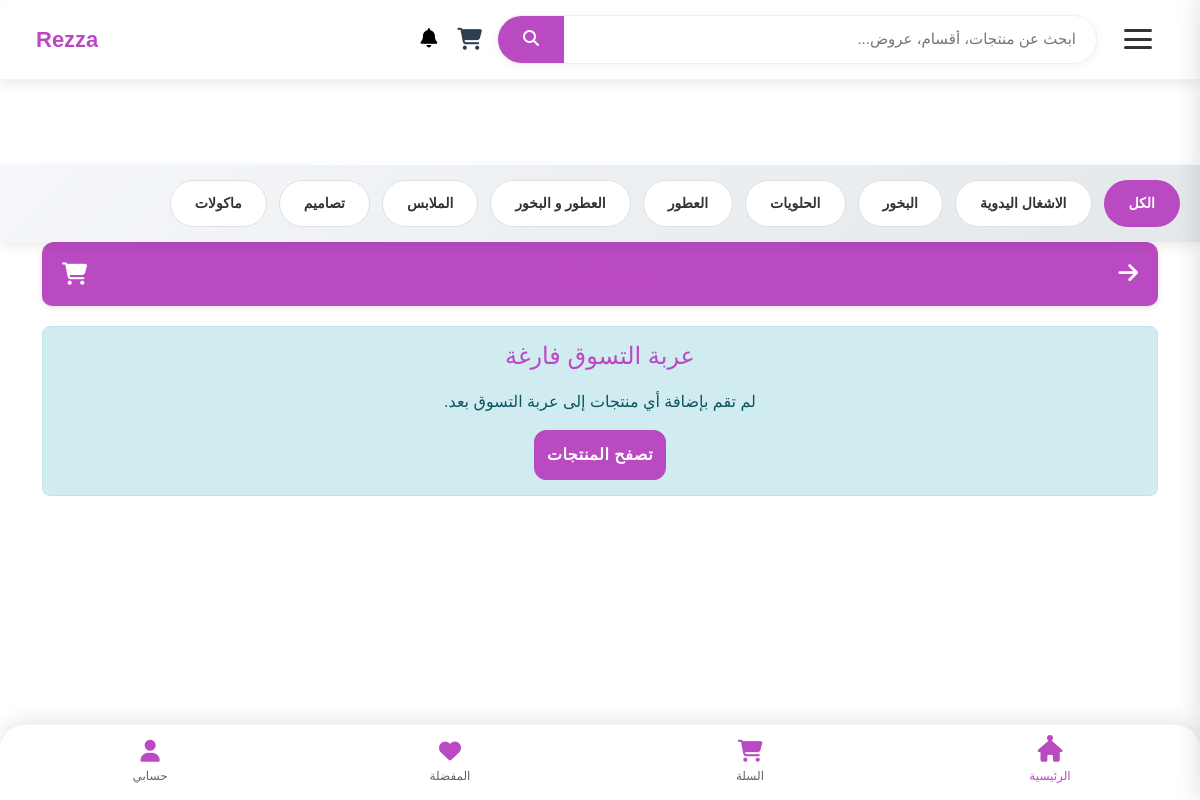
Before: /view_cart with the older database file.
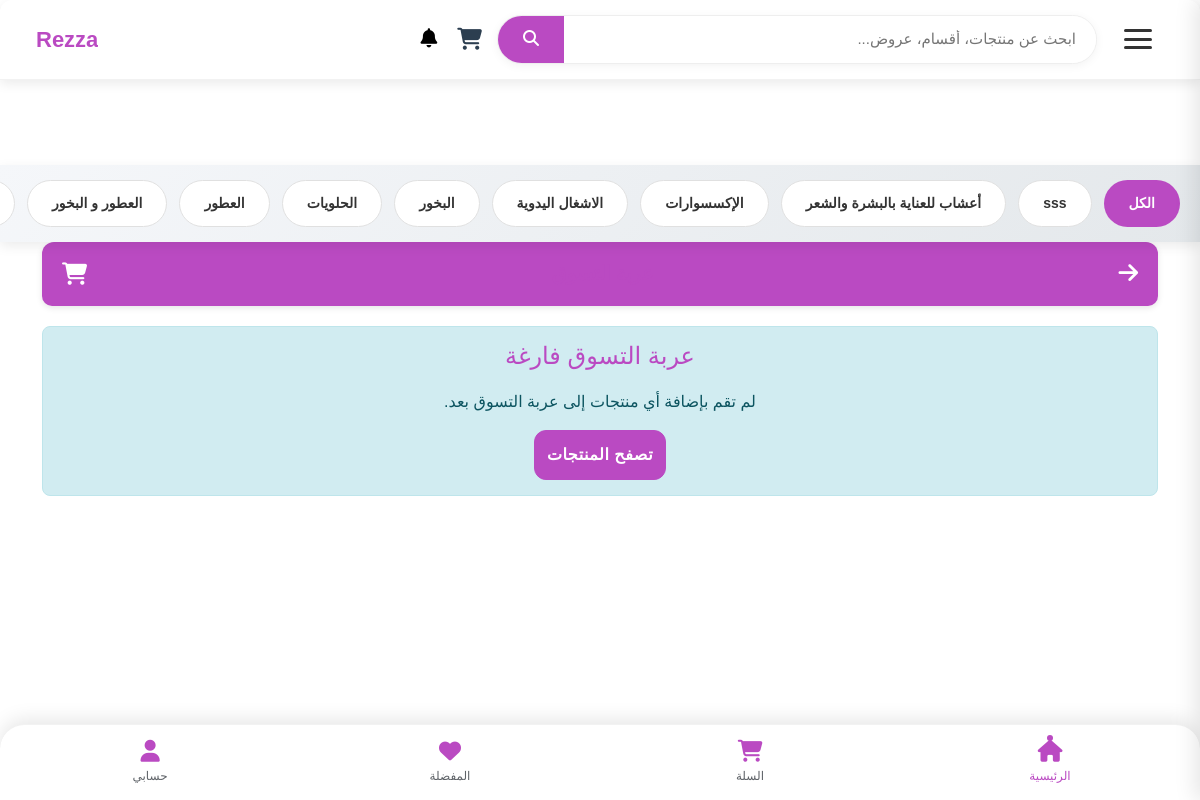
After: the same page with the newer database file.
### tables this page shows
CREATE TABLE category (
    id INTEGER PRIMARY KEY AUTOINCREMENT,
    name TEXT  NULL,
    parent_id INTEGER,
    image TEXT, is_active INTEGER DEFAULT 0, view_count INTEGER DEFAULT 0,
    FOREIGN KEY (parent_id) REFERENCES categories (id) ON DELETE SET NULL
);

### cart_routes.py (the view, shortened to what this page needs)
@cart_bp.route('/view_cart')
def view_cart():
    user_key = get_current_user_key()
    all_carts_cookie = request.cookies.get('all_user_carts')
    all_user_carts = json.loads(all_carts_cookie) if all_carts_cookie else {}
    cart_items = all_user_carts.get(user_key, [])
    print(f"DEBUG (view_cart): User Key: {user_key}")
    print(f"DEBUG (view_cart): Raw cart_items from cookie: {cart_items}")
    total_price = 0.0
    total_items_count = 0
    updated_cart_items = []
    conn = get_db_connection()
    conn.close()
    print(f"DEBUG (view_cart): Final updated_cart_items: {updated_cart_items}")
    print(f"DEBUG (view_cart): Total price: {total_price}, Total items: {total_items_count}")
    return render_template('cart.html',
                           cart=updated_cart_items,
                           total_price=total_price,
                           total_items_count=total_items_count)

### app.py (called while the page is built)
def get_db_connection():
    conn = sqlite3.connect('database/Eshop.db') # أو sqlite3.connect(app.config['DATABASE'])
    conn.row_factory = sqlite3.Row
    return conn

@app.context_processor
def inject_categories():
    conn = get_db_connection()
    cursor = conn.cursor()
    try:
        cursor.execute("""
            SELECT id, name, parent_id, image
            FROM category
            WHERE parent_id IS NULL
            ORDER BY name
        """)
        main_categories = cursor.fetchall()
        cursor.execute("SELECT id, name, parent_id, image FROM category ORDER BY name")
        all_categories = cursor.fetchall()
        return {
            'main_categories': main_categories,
            'all_categories': all_categories
        }
    finally:
        conn.close()

@app.context_processor
def inject_sellers():
    conn = get_db_connection()
    sellers = conn.execute('SELECT id, store_name FROM sellers').fetchall()
    conn.close()
    return dict(sellers=sellers)

### cart_routes.py (called while the page is built)
def get_db_connection():
    conn = sqlite3.connect('database/Eshop.db')
    conn.row_factory = sqlite3.Row  # لتسهيل الوصول إلى الأعمدة بالاسم
    return conn

### templates/cart.html (shortened to what the changed rows need)
{% include 'header_shop.html' %}
</head>
<body>
    <div class="container">
        <header class="app-header">
            <h1>عربة التسوق</h1>
        </header>
    </div>
</body>
    {% include 'footer.html' %}

### templates/header_shop.html (shortened to what this page needs)
<!DOCTYPE html>
<html lang="ar" dir="rtl">
<head>
    <link rel="stylesheet" href="{{ url_for('static', filename='style/css/nice-select.css') }}">
    <link rel="stylesheet" href="{{ url_for('static', filename='style/css/jquery-ui.min.css') }}">
    <link rel="stylesheet" href="{{ url_for('static', filename='style/css/owl.carousel.min.css') }}">
    <link rel="stylesheet" href="{{ url_for('static', filename='style/css/slicknav.min.css') }}">
    <link href="https://cdn.jsdelivr.net/npm/bootstrap@5.3.0/dist/css/bootstrap.min.css" rel="stylesheet">
    <link rel="stylesheet" href="{{ url_for('static', filename='style/css/index.css')}}">
    <link rel="stylesheet" href="{{ url_for('static', filename='style/css/header.css')}}">
    <link rel="stylesheet" href="{{ url_for('static', filename='style/css/shop_u.css')}}">
    <link rel="stylesheet" href="{{ url_for('static', filename='style/css/user.css')}}">
</head>
<body>
    <header class="premium-header">
        <button class="menu-toggle" id="menuToggle" aria-label="فتح القائمة">
            <div class="hamburger">
                <span class="bar"></span>
                <span class="bar"></span>
                <span class="bar"></span>
            </div>
        </button>
       <div class="search-bar">
    <form class="search-form" action="{{ url_for('search_bp.search_products') }}" method="GET">
        <input type="text"
               class="search-input"
               placeholder="ابحث عن منتجات، أقسام، عروض..."
               name="q"
               id="search-input"
               autocomplete="off">
        <button type="submit" class="search-button">
            <i class="fas fa-search"></i>
        </button>
    </form>
</div>
        <div class="nav-tools">
            <a href="{{ url_for('cart.view_cart') }}" class="nav-icon">
                <i class="fas fa-shopping-cart"></i>
            </a>
        </div>
<a class="nav-link position-relative {% if unread_notifications_count > 0 %}has-notifications{% endif %}"
    href="{{ url_for('order.user_notifications') }}" id="navbarNotifications">
    <i class="fas fa-bell"></i>
</a>
        <a href="{{ url_for('product.index') }}" class="brand">
            <span class="brand-name">Rezza</span>
            </a>
    </header>
    <main class="main-content">
        </main>
{% if main_categories %}
{% if main_categories %}
<div class="category-scroll-navbar">
    <div class="category-links-container">
        <a href=""
        class="category-link">الكل</a>
        {% for category in main_categories %}
            {% set has_subcategories = category.subcategories|length > 0 if category.subcategories is defined else false %}
            {% if has_subcategories %}
                <a href="{{ url_for('product.show_subcategories', category_id=category.id) }}"
                   class="category-link has-subcategories">
                    {{ category.name }}
                </a>
            {% else %}
                <a href="{{ url_for('product.show_products_by_category', category_id=category.id) }}"
                   class="category-link">
                    {{ category.name }}
                </a>
            {% endif %}
        {% endfor %}
    </div>
</div>
{% endif %}
{% endif %}

Changed rows visible on the page:
no longer on this page (row unchanged): category: name "الملابس"
no longer on this page (row unchanged): category: name "تصاميم"
no longer on this page (row unchanged): category: name "ماكولات"
added category: name "sss"
added category: name "أعشاب للعناية بالبشرة والشعر"
added category: name "الإكسسوارات"
